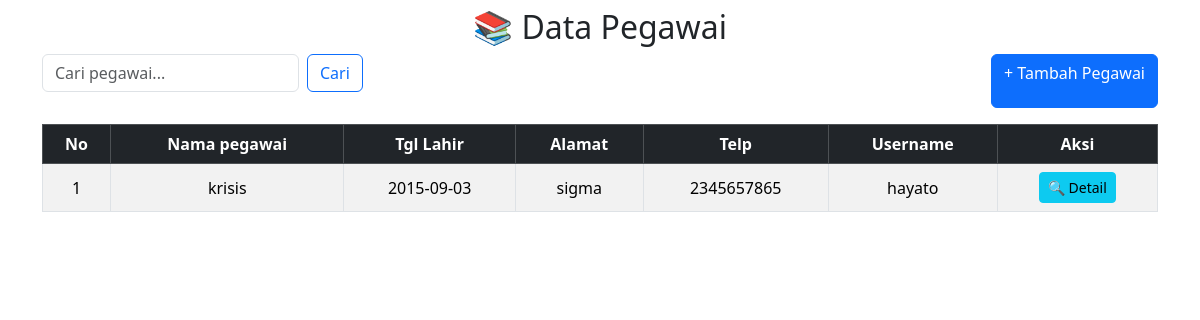
The app's page /sanzz_php/admin/pegawai.php with its own data.
### tables this page shows
CREATE TABLE `pegawai` (
  `id_pegawai` int NOT NULL,
  `nama_pegawai` varchar(100) NOT NULL,
  `tgl_lahir` date NOT NULL,
  `alamat` text NOT NULL,
  `telp` varchar(15) NOT NULL,
  `username` varchar(20) NOT NULL,
  `password` varchar(35) NOT NULL
);

### sanzz_php/admin/pegawai.php (the view, shortened to what this page needs)
<?php
include "../koneksi.php";
$cari = "";
if (isset($_GET['cari']) && $_GET['cari'] != "") {
    $cari = $_GET['cari'];
    $result = mysqli_query($koneksi, "SELECT * FROM pegawai
                                      WHERE nama_pegawai LIKE '%$cari%'
                                         OR tgl_lahir LIKE '%$cari%'
                                      ORDER BY id_pegawai DESC");
} else {
    $result = mysqli_query($koneksi, "SELECT * FROM pegawai
                                      ORDER BY id_pegawai DESC");
}
?>
<link href="https://cdn.jsdelivr.net/npm/bootstrap@5.3.3/dist/css/bootstrap.min.css" rel="stylesheet">
<div class="container mt-2">
    <h2 class="mb-2 text-center">📚 Data Pegawai</h2>
    <div class="d-flex justify-content-between mb-3">
        <form class="d-flex" method="get" action="">
            <input class="form-control me-2" type="search" name="cari"
             placeholder="Cari pegawai..." value="<?= htmlspecialchars($cari) ?>">
            <button class="btn btn-outline-primary" type="submit">Cari</button>
        </form>
        <a href="pegawai_tambah.php" class="btn btn-primary">+ Tambah Pegawai</a>
    </div>
    <div class="table-responsive">
        <table class="table table-bordered table-striped table-hover align-middle text-center">
            <thead class="table-dark">
                <tr>
                    <th>No</th>
                    <th>Nama pegawai</th>
                    <th>Tgl Lahir</th>
                    <th>Alamat</th>
                    <th>Telp</th>
                    <th>Username</th>
                    <th>Aksi</th>
                </tr>
            </thead>
            <tbody>
                <?php
                $no = 1;
                if (mysqli_num_rows($result) > 0) {
                    while ($row = mysqli_fetch_assoc($result)) { ?>
                        <tr>
                            <td><?= $no++ ?></td>
                            <td><?= htmlspecialchars($row['nama_pegawai']) ?></td>
                            <td><?= htmlspecialchars($row['tgl_lahir']) ?></td>
                            <td><?= htmlspecialchars($row['alamat']) ?></td>
                            <td><?= htmlspecialchars($row['telp']) ?></td>
                            <td><?= htmlspecialchars($row['username']) ?></td>
                            <td>
                                <button
                                    class="btn btn-info btn-sm"
                                    data-bs-toggle="modal"
                                    data-bs-target="#detailModal<?= $row['id_pegawai'] ?>">
                                    🔍 Detail
                                </button>
                            </td>
                        </tr>
                    <?php }
            } else { ?>
                <tr>
                    <td colspan="4" class="text-center text-muted">⚠️ Data tidak ditemukan</td>
                </tr>
            <?php } ?>
            </tbody>
        </table>
    </div>
</div>

### records on screen
pegawai: nama_pegawai "krisis", tgl_lahir "2015-09-03", alamat "sigma", telp "2345657865", username "hayato"
